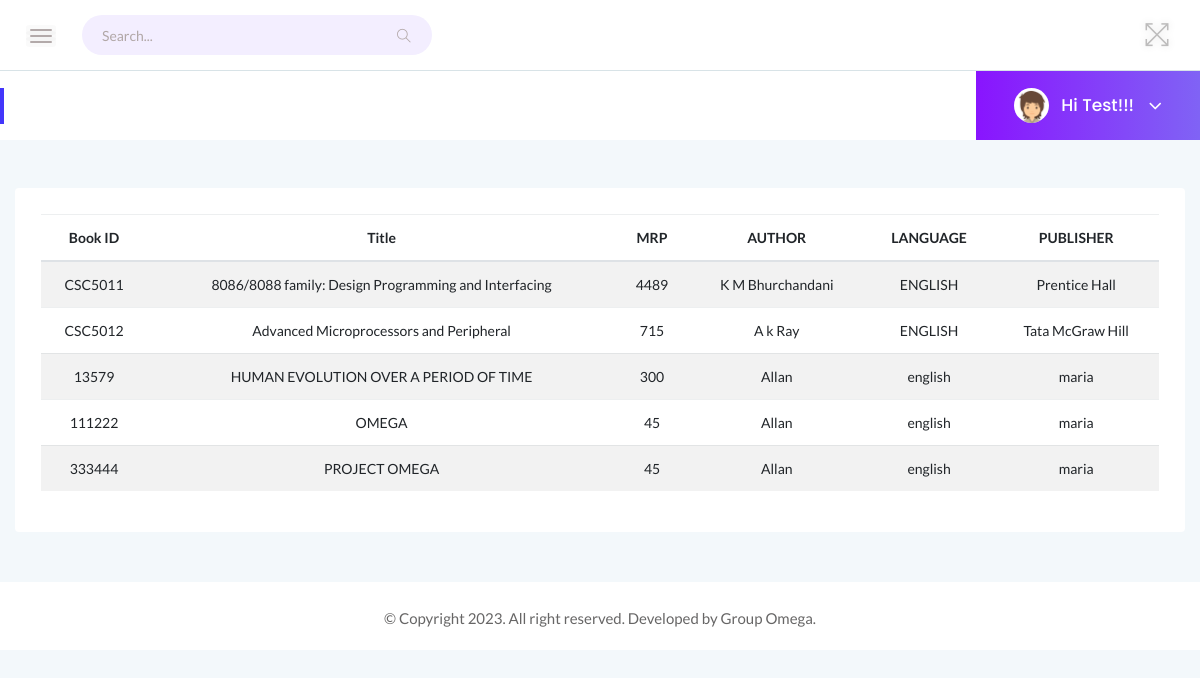
The app's page /books.php (signed in) with its own data.
### tables this page shows
CREATE TABLE `student_table` (
  `student_rollno` int(6) NOT NULL,
  `student_firstname` varchar(20) NOT NULL,
  `student_middlename` varchar(20) NOT NULL,
  `student_lastname` varchar(20) NOT NULL,
  `student_date_of_birth` date NOT NULL,
  `student_gender` varchar(8) NOT NULL,
  `student_bloodgroup` varchar(3) NOT NULL,
  `student_branch` varchar(50) NOT NULL,
  `student_semester` int(1) NOT NULL,
  `student_address` varchar(100) NOT NULL,
  `student_hostelite` varchar(5) NOT NULL,
  `student_hobbies` varchar(100) NOT NULL,
  `student_image` longblob NOT NULL
);

CREATE TABLE `book` (
  `ISBN` varchar(8) NOT NULL,
  `TITLE` varchar(100) NOT NULL,
  `LANGUAGE` varchar(20) NOT NULL,
  `PUBLISHER` varchar(30) DEFAULT NULL,
  `MRP` int(11) NOT NULL,
  `PUB_DATE` date NOT NULL,
  `QUANTITY` int(11) NOT NULL
);

CREATE TABLE `written` (
  `ISBN` varchar(8) NOT NULL,
  `AUTH_ID` int(4) NOT NULL
);

CREATE TABLE `author` (
  `AUTH_ID` int(11) NOT NULL,
  `AUTH_NAME` varchar(20) NOT NULL
);

### books.php (the view, shortened to what this page needs)
<?php
include 'header.php';
include('navbar.php');?>
<div class="main-content-inner">
<div class="row">
<div class="col-12">
            <div class="card mt-5">
                <div class="card-body table-responsive">
	<table class="table table-striped text-center">
	  <thead>
	    <tr>
	      <th scope="col">Book ID</th>
	      <th scope="col">Title</th>
        <th scope="col">MRP</th>
	      <th scope="col">AUTHOR</th>
        <th scope="col">LANGUAGE</th>
	      <th scope="col">PUBLISHER</th>
	    </tr>
	  </thead>
	  <tbody>
		<?php
			include('connect.php');
			$query="SELECT * FROM book JOIN written ON book.ISBN = written.ISBN JOIN author ON written.AUTH_ID = author.AUTH_ID";
            if(!($result = mysqli_query($conn,$query))){
                echo "Retrieval of data from database failed".mysql_error();
            }
            if(mysqli_num_rows($result)>0){
                while ($row=mysqli_fetch_assoc($result)){
                    echo "<tr><td>".$row["ISBN"]."</td><td>".$row["TITLE"]."</td><td>".$row["MRP"]."</td><td>".$row["AUTH_NAME"]."</td><td>".$row["LANGUAGE"]."</td><td>".$row['PUBLISHER']."</td></tr>";
                }
            }
            else{
                echo "0 Results";
            }
            mysqli_close($conn)?>
        </tbody>
	</table>
</div>
</div>
</div>
</div>
</div>
<?php include('footer.php');?>

### header.php (shortened to what this page needs)
<!doctype html>
<html class="no-js" lang="en">
<head>
    <link rel="stylesheet" href="assets/css/bootstrap.min.css">
    <link rel="stylesheet" href="assets/css/font-awesome.min.css">
    <link rel="stylesheet" href="assets/css/themify-icons.css">
    <link rel="stylesheet" href="assets/css/metisMenu.css">
    <link rel="stylesheet" href="assets/css/owl.carousel.min.css">
    <link rel="stylesheet" href="assets/css/slicknav.min.css">
    <link rel="stylesheet" href="assets/css/typography.css">
    <link rel="stylesheet" href="assets/css/default-css.css">
    <link rel="stylesheet" href="assets/css/styles.css">
    <link rel="stylesheet" href="assets/css/responsive.css">
</head>
<body>
    <div class="page-container">

### navbar.php
<?php
if(isset($_SESSION['key'])==1){
	include('navbarin.php');
}
else{
    include('navbarout.php');
}
?>

### navbarin.php (shortened to what this page needs)
     <div class="main-content">
         <div class="header-area">
             <div class="row align-items-center">
                 <div class="col-md-6 col-sm-8 clearfix">
                     <div class="nav-btn pull-left">
                         <span></span>
                         <span></span>
                         <span></span>
                     </div>
                     <div class="search-box pull-left">
                         <form action="back.php" method="POST">
                             <input type="text" name="searchquery" placeholder="Search..." onchange="this.form.submit();" required>
                             <i class="ti-search"></i>
                         </form>
                     </div>
                 </div>
                 <div class="col-md-6 col-sm-4 clearfix">
                     <ul class="notification-area pull-right">
                         <li id="full-view"><i class="ti-fullscreen"></i></li>
                     </ul>
                 </div>
             </div>
         </div>
         <div class="page-title-area">
             <div class="row align-items-center">
                 <div class="col-sm-6">
                 </div>
                 <div class="col-sm-6 clearfix">
                     <div class="user-profile pull-right">
                         <img class="avatar user-thumb" src="assets/images/author/avatar.png" alt="avatar">
                         <h4 class="user-name dropdown-toggle" data-toggle="dropdown"><?php
     $a=intval($_SESSION['key']);
     $query="SELECT student_firstname from `student_table` where student_rollno=$a";
     $result = mysqli_query($conn,$query);
     $row=mysqli_fetch_assoc($result);
echo "Hi ",$row['student_firstname'],"!!!";?> <i class="fa fa-angle-down"></i></h4>
                     </div>
                 </div>
             </div>
         </div>

### footer.php (shortened to what this page needs)
        <footer>
            <div class="footer-area">
                <p>© Copyright <?php echo date('Y') ?>. All right reserved. Developed by Group Omega.</p>
            </div>
        </footer>
    </div>
</body>
</html>

### assets/css/styles.css (style rules this page uses)
.page-container { width: 100%; height: 100%; min-height: 100vh; padding-left: 280px; -webkit-transition: padding-left 0.3s ease 0s; transition: padding-left 0.3s ease 0s; }
.sbar_collapsed.page-container { padding-left: 0; }
.card { border: none; border-radius: 4px; background-color: #fff; -webkit-transition: all 0.3s ease 0s; transition: all 0.3s ease 0s; }
.card-body { padding: 25.6px; padding: 1.6rem; }
.main-content { width: 100%; background: #F3F8FB; }
.main-content-inner { padding: 0 30px 50px; }
.header-area { padding: 15px 30px; background: #fff; border-bottom: 1px solid #d8e3e7; }
.nav-btn { margin: 10px 30px 0 0; cursor: pointer; }
.nav-btn span { display: block; width: 22px; height: 2px; background: #b3aaaa; margin: 4px 0; border-radius: 15px; -webkit-transition: all 0.3s ease 0s; transition: all 0.3s ease 0s; box-shadow: 0 0 0 4px rgba(99, 96, 96, 0.03); }
.nav-btn span:nth-child(2) { opacity: 0; }
.nav-btn span:first-child { -webkit-transform: rotate(45deg)translate(5px, 5px); transform: rotate(45deg)translate(5px, 5px); }
.nav-btn span:last-child { -webkit-transform: rotate(-45deg)translate(3px, -3px); transform: rotate(-45deg)translate(3px, -3px); }
.sbar_collapsed .nav-btn span { transform: none; opacity: 1; }
.search-box form { position: relative; }
.search-box input { width: 350px; border-radius: 33px; border: none; height: 40px; padding-left: 20px; padding-right: 40px; letter-spacing: 0; background: #f3eeff; }
.search-box form i { position: absolute; right: 21px; top: 14px; font-size: 14px; color: #b1a7a7; }
.notification-area { -webkit-user-select: none; -moz-user-select: none; -ms-user-select: none; user-select: none; position: relative; z-index: 1; }
.notification-area li { display: inline-block; margin-left: 20px; cursor: pointer; -webkit-user-select: none; -moz-user-select: none; -ms-user-select: none; user-select: none; }
.notification-area li>i { font-size: 26px; color: #bdbcbc; vertical-align: middle; text-shadow: 0 0 8px rgba(0, 0, 0, 0.12); -webkit-transition: color 0.3s ease 0s; transition: color 0.3s ease 0s; }
.notification-area li#full-view { display: inline-block; }
.page-title-area { padding: 0 30px; background: #fff; position: relative; }
.page-title-area:before { content: ''; position: absolute; left: 0; top: 50%; width: 4px; height: 36px; background: var(--primary-color); -webkit-transform: translateY(-50%); transform: translateY(-50%); }
.user-profile { margin-right: -30px; display: -webkit-box; display: -ms-flexbox; display: flex; -webkit-box-align: center; -ms-flex-align: center; align-items: center; -ms-flex-wrap: wrap; flex-wrap: wrap; background: -webkit-linear-gradient(left, #8914fe 0%, #8063f5 100%); background: linear-gradient(to right, #8914fe 0%, #8063f5 100%); padding: 17px 38px; position: relative; }
.user-profile img.avatar { height: 35px; width: 35px; border-radius: 50%; margin-right: 12px; }
.user-name { font-size: 17px; font-weight: 500; color: #fff; letter-spacing: 0; cursor: pointer; -webkit-user-select: none; -moz-user-select: none; -ms-user-select: none; user-select: none; }
.user-name i { margin-left: 10px; font-size: 21px; vertical-align: middle; position: relative; }
.notification-area .dropdown-toggle, .user-name.dropdown-toggle { position: relative; }
.notification-area .dropdown-toggle:after, .user-name.dropdown-toggle:after { display: none; }
.footer-area { text-align: center; padding: 23px 0 19px; background: #fff; }
.footer-area p { color: #676666; margin-bottom: 0; }
table tr th { border-bottom: none; }
table tr th, table tr td { border-top: 1px solid rgba(120, 130, 140, 0.13) !important; }

### records on screen
student_table: student_firstname "Test"
book: written.ISBN "CSC5011", TITLE "8086/8088 family: Design Programming and Interfacing", MRP "4489", author.AUTH_NAME "K M Bhurchandani", LANGUAGE "ENGLISH", PUBLISHER "Prentice Hall"
book: written.ISBN "CSC5012", TITLE "Advanced Microprocessors and Peripheral", MRP "715", author.AUTH_NAME "A k Ray", LANGUAGE "ENGLISH", PUBLISHER "Tata McGraw Hill"
book: written.ISBN "13579", TITLE "HUMAN EVOLUTION OVER A PERIOD OF TIME", MRP "300", author.AUTH_NAME "Allan", LANGUAGE "english", PUBLISHER "maria"
book: written.ISBN "111222", TITLE "OMEGA", MRP "45", author.AUTH_NAME "Allan", LANGUAGE "english", PUBLISHER "maria"
book: written.ISBN "333444", TITLE "PROJECT OMEGA", MRP "45", author.AUTH_NAME "Allan", LANGUAGE "english", PUBLISHER "maria"
